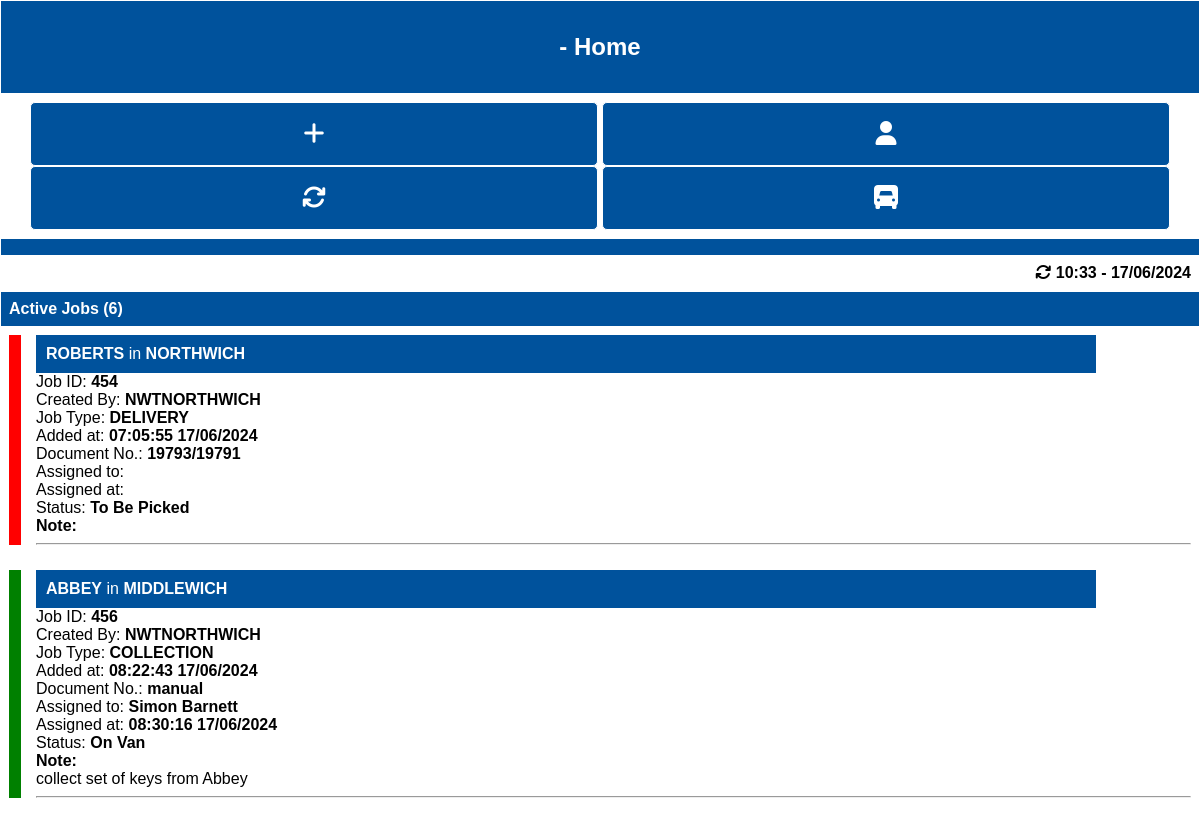
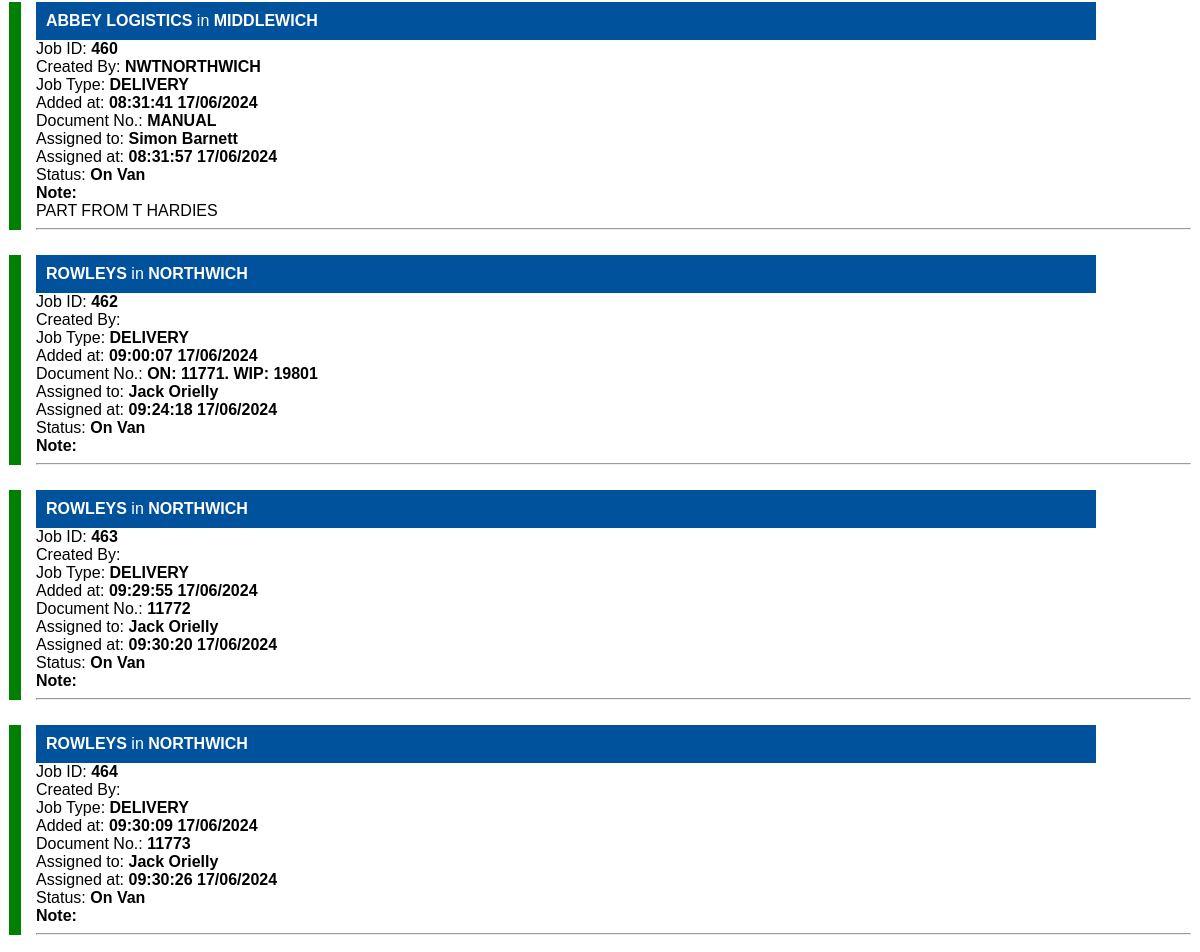
The app's page /driver.php (signed in) with its own data (2 pictures, top to bottom).
### tables this page shows
CREATE TABLE deliveries (id INTEGER PRIMARY KEY AUTOINCREMENT, depot TEXT NOT NULL, createdby TEXT, type TEXT NOT NULL, company TEXT NOT NULL, location TEXT NOT NULL, docid TEXT, added TEXT, driver TEXT, assigned TEXT, status TEXT, completed TEXT, sign_name TEXT, signature TEXT, note TEXT);

### driver.php (the view, shortened to what this page needs)
<?php
require("data/global.php");
$db = new SQLite3($database);
$todaysDate = date("Y-m-d");
$mainSQL = "SELECT * FROM deliveries WHERE (added > '".$todaysDate."' OR status != 'Completed') AND (depot = '".$_SESSION['depot']."' AND depot !='') ORDER BY added ASC";
$mainRet = $db->query($mainSQL);
?>
<!DOCTYPE html>
<html lang="en">
<head>
</head>
<body>
<div class='sticky'>
<table id='header' cellspacing='0'>
        <tr>
            <th colspan='1' style='text-align:center'>
                    <p style='font-size: 24px'>
                    <?php
                        echo $_SESSION['driver'] . " - Home";
                    ?>
                    </p>
            </th>
        </tr>
        <tr>
            <th colspan='1' style='background-color: white;color: black;text-align:center'>
                <button class='settingsButton' onclick='javascript:showAddJobModal()' title='Add New Job'><i class="fa-solid fa-plus"></i></button>
                <button class='settingsButton' onclick='javascript:showAccountModal()' title='Login / Logout'><i class="fa-solid fa-user"></i></button>
                <a href='driver.php'><button class='settingsButton' title='Refresh Data'><i class="fa-solid fa-arrows-rotate"></i></button></a>
                <a href='myroute.php'><button class='settingsButton' title='View My Route'><i class="fa-solid fa-truck-front"></i></button></a>
            </th>
        </tr>
        <tr>
            <th>
            </th>
        </tr>
        <tr>
            <th colspan='1' style='background-color: white;color: black;text-align:right'>
            <i class="fa-solid fa-arrows-rotate"></i> <span id="updated-at"></span>
            </th>
        </tr>
    </table>
</div>
    <table id='deliveries' cellspacing='0'>
        <tr>
            <th>Active Jobs (<span id='activejobs'></span>)</th>
        </tr>
        <?php
            while( $mainRow = $mainRet->fetchArray( SQLITE3_ASSOC ) ) {
                $addedDateTime = date_format(date_create($mainRow['added']),"H:i:s d/m/Y");
                if($mainRow['assigned'] != ''){
                    $assignedDateTime = date_format(date_create($mainRow['assigned']),"H:i:s d/m/Y");
                } else {
                    $assignedDateTime = '';
                }
                switch ($mainRow['status']){
                    case "On Van":
                        if($_SESSION['driver'] == $mainRow['driver']){
                            echo "<tr onclick='javascript:showOptionsModal(".$mainRow['id'].",1);' title='Click for options'>";
                        } else {
                            echo "<tr onclick='javascript:showOptionsModal(".$mainRow['id'].",0);' title='Click for options'>";
                        }
                        echo "<td style='min-height:72px'>";
                        echo "<div class='onvan'>";
                        echo "<div class='bluebar' style='width:90%;padding:10px;'><strong>".$mainRow['company']."</strong> in <strong>" .$mainRow['location']."</strong></div>";
                        echo "<div>Job ID: <strong>".strtoupper($mainRow['id'])."</strong></div>";
                        echo "<div>Created By: <strong>".strtoupper($mainRow['createdby'])."</strong></div>";
                        echo "<div>Job Type: <strong>".strtoupper($mainRow['type'])."</strong></div>";
                        echo "<div>Added at: <strong>".$addedDateTime."</strong></div>";
                        echo "<div>Document No.: <strong>".$mainRow['docid']."</strong></div>";
                        echo "<div>Assigned to: <strong>".$mainRow['driver']."</strong></div>";
                        echo "<div>Assigned at: <strong>".$assignedDateTime."</strong></div>";
                        echo "<div>Status: <strong>".$mainRow['status']."</strong></div>";
                        echo "<div><strong>Note:</strong><br />".$mainRow['note']."<hr /></div>";
                        echo "</td>";
                        echo "</tr>";
                        break;
                    case "To Be Picked":
                    case "Awaiting Parts":
                        echo "<tr onclick='javascript:showOptionsModal(".$mainRow['id'].",0);' title='Click for options'>";
                        echo "<td style='min-height:72px'>";
                        echo "<div class='inpick'>";
                        echo "<div class='bluebar' style='width:90%;padding:10px;'><strong>".$mainRow['company']."</strong> in <strong>" .$mainRow['location']."</strong></div>";
                        echo "<div>Job ID: <strong>".strtoupper($mainRow['id'])."</strong></div>";
                        echo "<div>Created By: <strong>".strtoupper($mainRow['createdby'])."</strong></div>";
                        echo "<div>Job Type: <strong>".strtoupper($mainRow['type'])."</strong></div>";
                        echo "<div>Added at: <strong>".$addedDateTime."</strong></div>";
                        echo "<div>Document No.: <strong>".$mainRow['docid']."</strong></div>";
                        echo "<div>Assigned to: <strong></strong></div>";
                        echo "<div>Assigned at: <strong></strong></div>";
                        echo "<div>Status: <strong>".$mainRow['status']."</strong></div>";
                        echo "<div><strong>Note:</strong><br />".$mainRow['note']."<hr /></div>";
                        echo "</div>";
                        echo "</td>";
                        echo "</tr>";
                        break;
                    default:
                        break;
                }
            }
        ?>
    </table>
</body>
</html>

### driver.php (style rules this page uses)
body { font-family:arial; margin: 0 !important; padding: 0 !important; }
.sticky { position: -webkit-sticky; position: sticky; top: 0; }
.bluebar { background-color: #00529C; color:white; }
.inpick { border-left: 12px solid red; padding-left:15px; }
.onvan { border-left: 12px solid green; padding-left:15px; }
#header { font-family: Arial, Helvetica, sans-serif; border-collapse: collapse; width:100%; border-radius: 2px; }
#header th { padding-top: 12px; padding-bottom: 12px; text-align: left; background-color: #00529C; color: white; }
#header td, #header th { border: 1px solid #FFF; padding: 8px; }
#deliveries { font-family: Arial, Helvetica, sans-serif; border-collapse: collapse; width:100%; border-radius: 2px; table-layout: fixed; }
#deliveries th { padding-top: 12px; padding-bottom: 12px; text-align: left; background-color: #00529C; color: white; }
#deliveries td, #deliveries th { border: 1px solid #FFF; padding: 8px; overflow-wrap: break-word; }
.settingsButton { width:48%; height:64px; background-color: #00529C; color:white; border-radius: 5px; border:1px solid white; font-size: 24px; cursor: pointer; }

### records on screen
deliveries: company "ROBERTS", location "NORTHWICH", id "454", createdby "NWTNORTHWICH", type "DELIVERY", added "07:05:55 17/06/2024", docid "19793/19791", status "To Be Picked"
deliveries: company "ABBEY", location "MIDDLEWICH", id "456", createdby "NWTNORTHWICH", type "COLLECTION", added "08:22:43 17/06/2024", docid "manual", driver "Simon Barnett", assigned "08:30:16 17/06/2024", status "On Van", note "collect set of keys from Abbey"
deliveries: company "ABBEY LOGISTICS", location "MIDDLEWICH", id "460", createdby "NWTNORTHWICH", type "DELIVERY", added "08:31:41 17/06/2024", docid "MANUAL", driver "Simon Barnett", assigned "08:31:57 17/06/2024", status "On Van", note "PART FROM T HARDIES"
deliveries: company "ROWLEYS", location "NORTHWICH", id "462", type "DELIVERY", added "09:00:07 17/06/2024", docid "ON: 11771. WIP: 19801", driver "Jack Orielly", assigned "09:24:18 17/06/2024", status "On Van"
deliveries: company "ROWLEYS", location "NORTHWICH", id "463", type "DELIVERY", added "09:29:55 17/06/2024", docid "11772", driver "Jack Orielly", assigned "09:30:20 17/06/2024", status "On Van"
deliveries: company "ROWLEYS", location "NORTHWICH", id "464", type "DELIVERY", added "09:30:09 17/06/2024", docid "11773", driver "Jack Orielly", assigned "09:30:26 17/06/2024", status "On Van"
